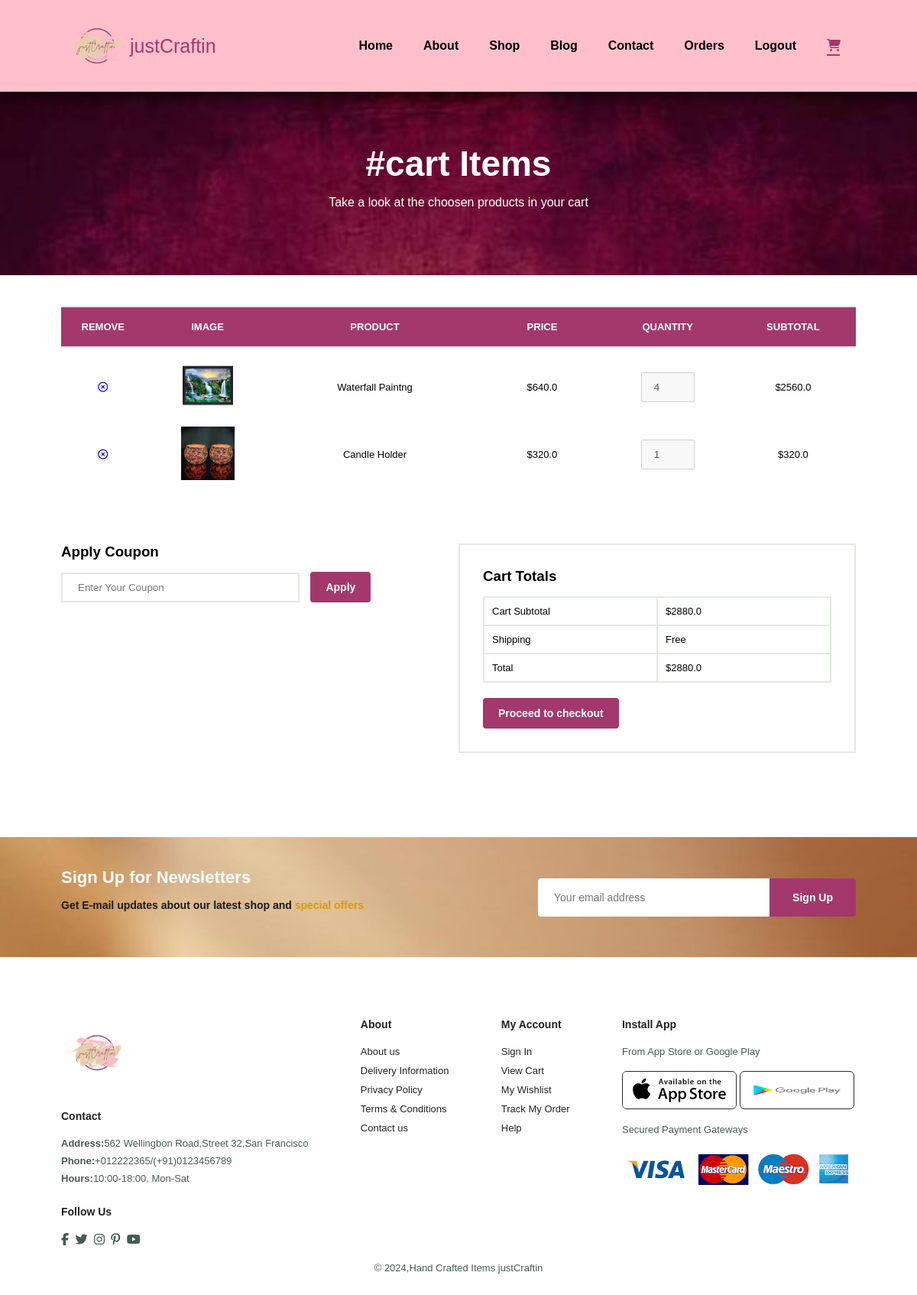
Page /orders/cart (signed in) on the earlier database version.
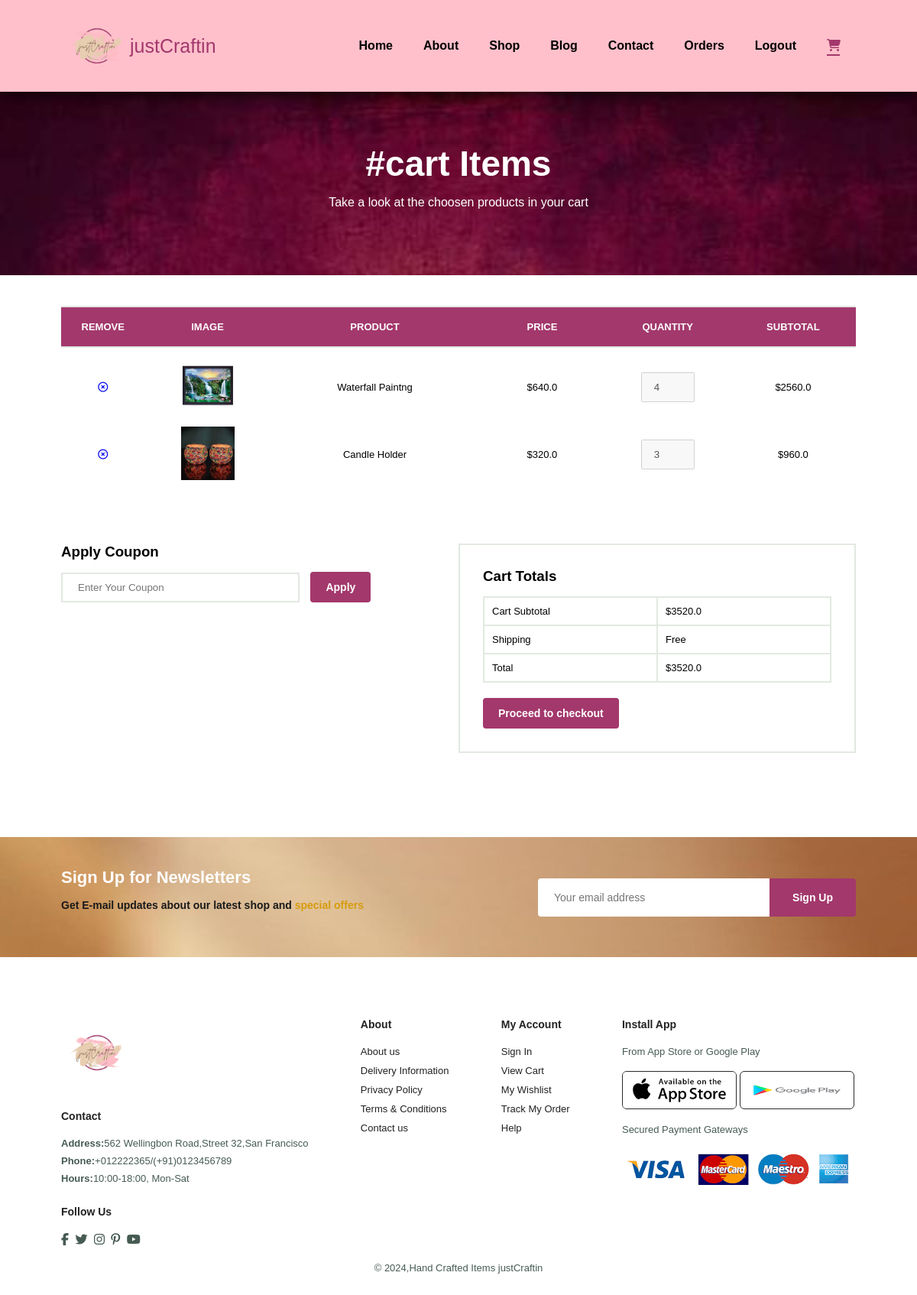
Same page on the later database version.
### orders/models.py (models this page shows, shortened)
class OrderedItem(models.Model):
    product=models.ForeignKey(Product,on_delete=models.SET_NULL,null=True,related_name='added_carts')
    quantity=models.IntegerField(default=1)
    owner=models.ForeignKey(CartOrder,on_delete=models.CASCADE,related_name='added_items')

class CartOrder(models.Model):
    LIVE=1
    DELETE=0
    DELETE_CHOICES=((LIVE,'live'),(DELETE,'delete'))
    CART_STAGE=0
    ORDER_CONFIRMED=1
    ORDER_PROCESSED=2
    ORDER_DELIVERED=3
    ORDER_REJECED=4
    STATUS_CHOICE=((ORDER_CONFIRMED,'ORDER_CONFIRMED'),(ORDER_PROCESSED,'ORDER_PROCESSED'),(ORDER_DELIVERED,'ORDER_DELIVERED'),(ORDER_REJECED,'ORDER_REJECED'))
    order_status=models.IntegerField(choices=STATUS_CHOICE,default=CART_STAGE)
    total_price=models.FloatField(default=0)
    owner=models.ForeignKey(Customer,on_delete=models.SET_NULL,null=True,related_name='orders')
    delete_status=models.IntegerField(choices=DELETE_CHOICES,default=LIVE)
    created_at=models.DateTimeField(auto_now_add=True)
    updated_at=models.DateTimeField(auto_now=True)

### products/models.py (models this page shows, shortened)
class Product(models.Model):
    LIVE=1
    DELETE=0
    DELETE_CHOICES=((LIVE,'live'),(DELETE,'delete'))
    title=models.CharField(max_length=200)
    price=models.FloatField()
    description=models.TextField()
    image=models.ImageField(upload_to='media')
    priority=models.IntegerField(default=0)
    delete_status=models.IntegerField(choices=DELETE_CHOICES,default=LIVE)
    created_at=models.DateTimeField(auto_now_add=True)
    updated_at=models.DateTimeField(auto_now=True)

### orders/views.py (the view)
# urls.py: path('cart',views.show_cart,name='cart'),
@login_required(login_url='account')
def show_cart(request):
    user=request.user
    customer=user.customer_profile
    cart_obj,created=CartOrder.objects.get_or_create(owner=customer,order_status=CartOrder.CART_STAGE)
    context={'cart':cart_obj}
    return render(request,'cart.html',context)

### orders/templatetags/get_total.py (called while the page is built)
@register.simple_tag(name='get_total')
def get_total(cart):
    total=0
    for item in cart.added_items.all():
        total=total+item.quantity*item.product.price
    return total

### orders/templatetags/multiply.py (called while the page is built)
@register.simple_tag(name='multiply')
def multiply(a,b):
   return a*b

### templates/cart.html
{% extends 'blank_layout.html' %}
{% load static %}
{% block content %}
{% include 'cart_container.html' %}
{% endblock content %}

### templates/cart_container.html (shortened to what this page needs)
{% load static %}
{% load multiply %}
{% load get_total %}
<section id="page-header" class="about-header">
    <h2>#cart Items</h2>
    <p>Take a look at the choosen products in your cart</p>
</section>
{% if cart and cart.added_items.all %}
<section id="cart" class="section-p1">
    <table width="100%">
        <thead>
            <tr>
                <td>Remove</td>
                <td>Image</td>
                <td>Product</td>
                <td>Price</td>
                <td>Quantity</td>
                <td>Subtotal</td>
            </tr>
        </thead>
        <tbody>
            {% for cart_item in cart.added_items.all %}
            <tr>
                <td><a href="{% url 'remove_item' cart_item.id %}"><i class="far fa-times-circle"></i></a></td>
                <td><img src="{{ cart_item.product.image.url }}"></td>
                <td>{{ cart_item.product.title }}</td>
                <td>${{ cart_item.product.price }}</td>
                <td><input type="number" name="" disabled value="{{ cart_item.quantity }}"></td>
                <td>${% multiply cart_item.product.price  cart_item.quantity %}</td>
            </tr>
            {% endfor %}
        </tbody>
    </table>
</section>
<section id="cart-add" class="section-p1">
    <div id="coupon">
        <h3>Apply Coupon</h3>
        <div>
            <input type="text" name="" placeholder="Enter Your Coupon">
            <button class="normal">Apply</button>
        </div>
    </div>
    <div id="subtotal">
        <h3>Cart Totals</h3>
        <table>
            <tr>
                <td>Cart Subtotal</td>
                <td>${% get_total cart %}</td>
            </tr>
             <tr>
                <td>Shipping</td>
                <td>Free</td>
            </tr>
             <tr>
                <td>Total</td>
                <td>${% get_total cart %}</td>
            </tr>
        </table>
        <form action="{% url 'checkout' %}" method="post" enctype="multipart/form-data">
        <button type="submit" class="normal">Proceed to checkout</button>
    </form>
    </div>
</section>
{% else %}
    <p style="padding: 100px;">Cart is empty</p>
{% endif %}

Differences in the rows shown:
changed OrderedItem "Candle Holder": quantity "1" → "3"; product+quantity "320.0" → "960.0"
changed through a linked row, CartOrder: id.price "2880.0" → "3520.0"
